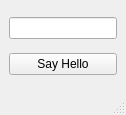
<?xml version="1.0" encoding="UTF-8"?>
<ui version="4.0">
 <class>MainWindow</class>
 <widget class="QMainWindow" name="MainWindow">
  <property name="geometry">
   <rect>
    <x>0</x>
    <y>0</y>
    <width>126</width>
    <height>115</height>
   </rect>
  </property>
  <property name="windowTitle">
   <string>MainWindow</string>
  </property>
  <widget class="QWidget" name="centralwidget">
   <layout class="QVBoxLayout" name="verticalLayout">
    <item>
     <widget class="QLineEdit" name="lineEdit"/>
    </item>
    <item>
     <widget class="QPushButton" name="pushButton">
      <property name="text">
       <string>Say Hello</string>
      </property>
     </widget>
    </item>
   </layout>
  </widget>
  <widget class="QMenuBar" name="menubar">
   <property name="geometry">
    <rect>
     <x>0</x>
     <y>0</y>
     <width>126</width>
     <height>21</height>
    </rect>
   </property>
  </widget>
  <widget class="QStatusBar" name="statusbar"/>
 </widget>
 <resources/>
 <connections/>
</ui>
